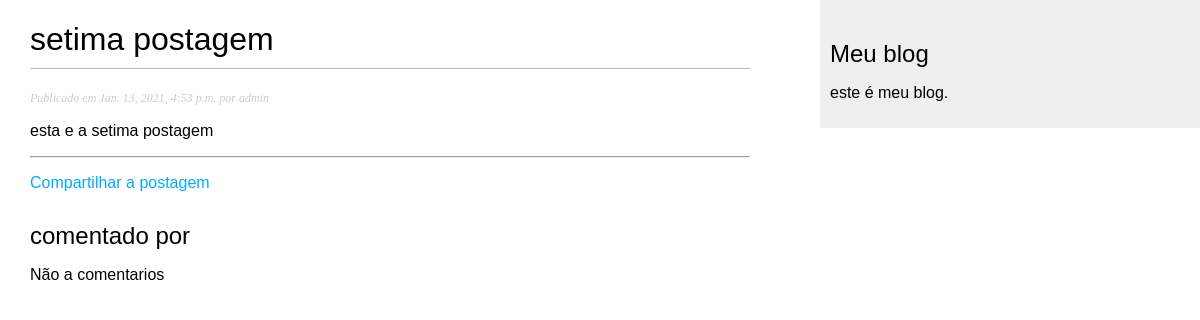
Screenshot of /blog/2021/1/13/setima-postagem/ with the database file from the repository.
### blog/models.py (models this page shows, shortened)
class Postagem(models.Model):
    STATUS_CHOICE = (('rascunho', 'Rascunho'), ('publicado', 'Publicado'))
    titulo = models.CharField(max_length=250)
    rotulo = models.SlugField(max_length=250, unique_for_date='data_publicacao')
    autor = models.ForeignKey(User, on_delete=models.CASCADE, related_name='blog_postagem')
    mensagem = models.TextField()
    data_publicacao = models.DateTimeField(default=timezone.now)
    data_criacao = models.DateTimeField(auto_now_add=True)
    data_atualizacao = models.DateTimeField(auto_now_add=True)
    status = models.CharField(max_length=10, choices=STATUS_CHOICE, default='rascunho')
    objects = models.Manager()
    publicado = GerenciarPostagem()
    class Meta:
        ordering = ("-data_publicacao",)

### blog/views.py (the view, shortened to what this page needs)
# urls.py: path('<int:ano>/<int:mes>/<int:dia>/<slug:rotulo>/', views.detalhe_postagem, name='detalhe_postagem'),
def detalhe_postagem(request, ano, mes, dia, rotulo):
    post = get_object_or_404(Postagem, rotulo= rotulo,
                            status = 'publicado',
                            data_publicacao__year = ano,
                            data_publicacao__month = mes,
                            data_publicacao__day = dia)
    return render(request, 'blog/postagem/detalhe.html', { 'post' : post})

### blog/templates/blog/postagem/detalhe.html (shortened to what this page needs)
{% extends "blog/base.html" %}
{% block content%}
    <h1> {{ post.titulo }}</h1>
    <p class="data">
        Publicado em {{ post.data_publicacao }} por {{ post.autor }}
    </p>
    {{ post.mensagem|linebreaks }}
    <hr>
    <p>
        <a href="{% url 'blog:compartilhar_postagem' post_id %}">Compartilhar a postagem</a>
    </p>
    {% with cometarios.cont as total_comentarios %}
        <h2> {{ total_comentarios }} comentado por {{ total_comentarios|pluralize }}</h2>
    {% endwith %}
    {% for comentario in comentarios %}
        <div class="info">
            <p class="info">
                Comentario {{ forloop.counter }} por {{ comentario.nome }}
                {{ comentario.data_criacao }}
            </p>
            {{ comentario.mensagem|linebreaks }}
        </div>
        {% empty %}
        <p class="info">Não a comentarios</p>
    {% endfor %}
{% endblock %}

### blog/static/css/blog.css (style rules this page uses)
body { margin:0; padding:0; font-family:helvetica, sans-serif; }
a { color:#00abff; text-decoration:none; }
h1 { font-weight:normal; border-bottom:1px solid #bbb; padding:0 0 10px 0; }
h2 { font-weight:normal; margin:30px 0 0; }
p.data { color:#ccc; font-family: georgia, serif; font-size: 12px; font-style: italic; }

### rows the page displays
Postagem: titulo "setima postagem", data_publicacao "Jan. 13, 2021, 4:53 p.m.", autor "admin", mensagem "esta e a setima postagem"
